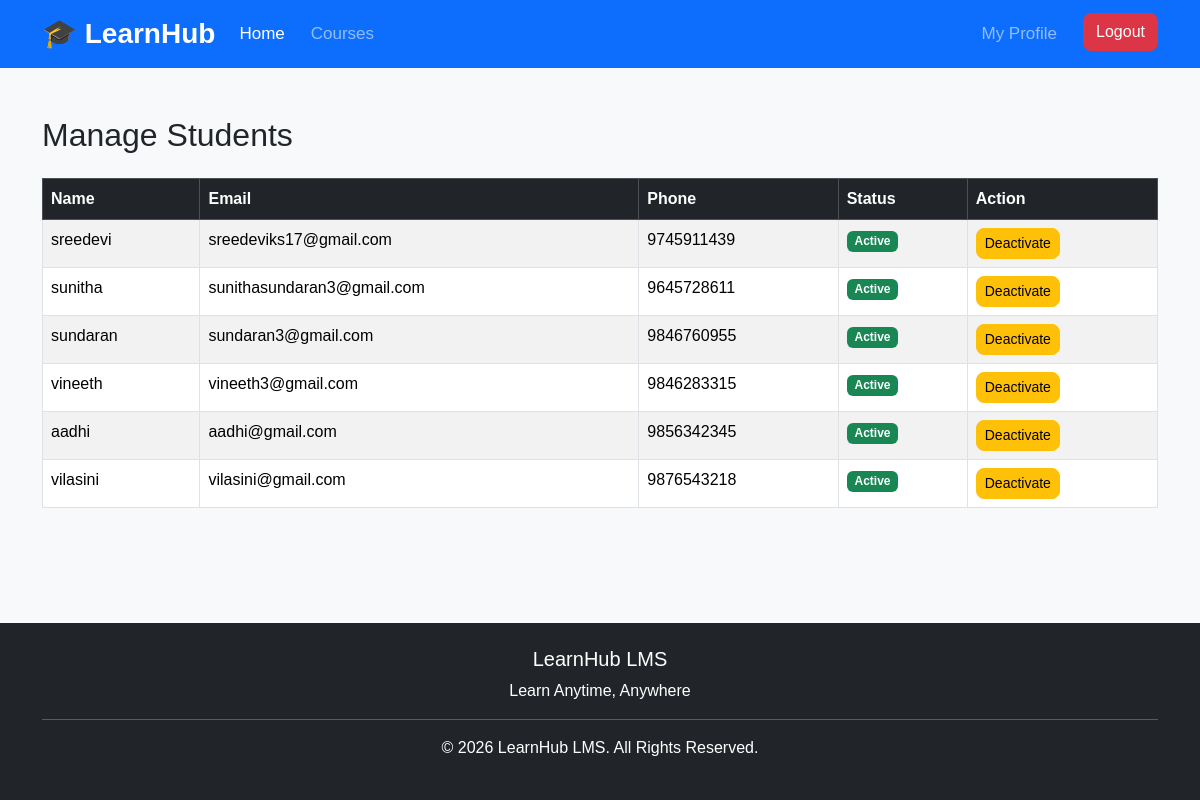
The app's page /manage-students/ (signed in) with its own data.
### accounts/models.py (models this page shows, shortened)
class Profile(models.Model):
    user = models.OneToOneField(
        User,
        on_delete=models.CASCADE
    )
    role = models.CharField(
        max_length=10,
        choices=ROLE_CHOICES
    )
    phone = models.CharField(
        max_length=15,
        blank=True
    )
    gender = models.CharField(
        max_length=10,
        choices=GENDER_CHOICES,
        blank=True
    )
    date_of_birth = models.DateField(
        null=True,
        blank=True
    )
    address = models.TextField(
        blank=True
    )
    city = models.CharField(
        max_length=100,
        blank=True
    )
    state = models.CharField(
        max_length=100,
        blank=True
    )
    country = models.CharField(
        max_length=100,
        default="India"
    )
    profile_image = models.ImageField(
        upload_to="profiles/",
        blank=True,
        null=True
    )
    bio = models.TextField(
        blank=True
    )
    created_at = models.DateTimeField(
        auto_now_add=True
    )
    updated_at = models.DateTimeField(
        auto_now=True
    )
    is_teacher_approved = models.BooleanField(default=False)

### accounts/views.py (the view)
@login_required
def manage_students(request):
    if not request.user.is_superuser:
        return redirect("login")
    students = Profile.objects.filter(
        role="student"
    ).select_related("user")
    return render(
        request,
        "accounts/manage_students.html",
        {
            "students": students
        }
    )

### templates/accounts/manage_students.html (shortened to what this page needs)
{% extends 'base.html' %}
{% block content %}
<div class="container mt-5">
    <h2 class="mb-4">
        Manage Students
    </h2>
    <table class="table table-bordered table-striped">
        <thead class="table-dark">
            <tr>
                <th>Name</th>
                <th>Email</th>
                <th>Phone</th>
                <th>Status</th>
                <th>Action</th>
            </tr>
        </thead>
        <tbody>
            {% for student in students %}
            <tr>
                <td>{{ student.user.get_full_name|default:student.user.username }}</td>
                <td>{{ student.user.email }}</td>
                <td>{{ student.phone }}</td>
                <td>
                    {% if student.user.is_active %}
                        <span class="badge bg-success">
                            Active
                        </span>
                    {% else %}
                        <span class="badge bg-danger">
                            Inactive
                        </span>
                    {% endif %}
                </td>
                <td>
                    <a
                        href="{% url 'toggle_student_status' student.user.id %}"
                        class="btn btn-warning btn-sm">
                        {% if student.user.is_active %}
                            Deactivate
                        {% else %}
                            Activate
                        {% endif %}
                    </a>
                </td>
            </tr>
            {% empty %}
            <tr>
                <td colspan="5" class="text-center">
                    No students found.
                </td>
            </tr>
            {% endfor %}
        </tbody>
    </table>
</div>
{% endblock %}

### static/css/style.css (style rules this page uses)
body { font-family: Arial, sans-serif; background-color: #f8f9fa; }
html, body { height:100%; }
body { background:#f8f9fa; }
.btn { border-radius:8px; }

### records on screen
Profile: user.get_full_name "sreedevi", user.email "sreedeviks17@gmail.com", phone "9745911439", shows "Active", shows "Deactivate"
Profile: user.get_full_name "sunitha", user.email "sunithasundaran3@gmail.com", phone "9645728611", shows "Active", shows "Deactivate"
Profile: user.get_full_name "sundaran", user.email "sundaran3@gmail.com", phone "9846760955", shows "Active", shows "Deactivate"
Profile: user.get_full_name "vineeth", user.email "vineeth3@gmail.com", phone "9846283315", shows "Active", shows "Deactivate"
Profile: user.get_full_name "aadhi", user.email "aadhi@gmail.com", phone "9856342345", shows "Active", shows "Deactivate"
Profile: user.get_full_name "vilasini", user.email "vilasini@gmail.com", phone "9876543218", shows "Active", shows "Deactivate"
